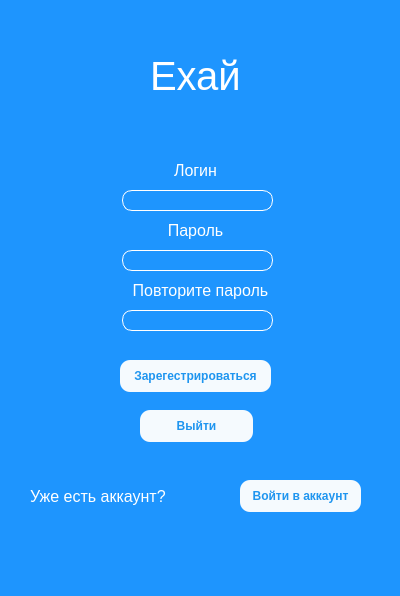
<?xml version="1.0" encoding="UTF-8"?>
<ui version="4.0">
 <class>Form</class>
 <widget class="QWidget" name="Form">
  <property name="geometry">
   <rect>
    <x>0</x>
    <y>0</y>
    <width>400</width>
    <height>596</height>
   </rect>
  </property>
  <property name="windowTitle">
   <string>Регистрация</string>
  </property>
  <property name="styleSheet">
   <string notr="true">QWidget {
	background: #1E95FE;
}

QLabel {
	color: white;
}

QPushButton {
	color: #1F95EF;
	background: #F5FAFE;
	font-weight: bold;
	border-radius: 10px;
}

QLineEdit {
	border: 1px solid white;
	border-radius: 10px;
	padding: 0px 8px;
}</string>
  </property>
  <widget class="QLabel" name="createAccLable">
   <property name="geometry">
    <rect>
     <x>30</x>
     <y>486</y>
     <width>171</width>
     <height>20</height>
    </rect>
   </property>
   <property name="styleSheet">
    <string notr="true">background: transparent;
font-size: 16px;</string>
   </property>
   <property name="text">
    <string>Уже есть аккаунт?</string>
   </property>
  </widget>
  <widget class="QLineEdit" name="passInput">
   <property name="geometry">
    <rect>
     <x>122</x>
     <y>250</y>
     <width>151</width>
     <height>21</height>
    </rect>
   </property>
   <property name="styleSheet">
    <string notr="true"/>
   </property>
  </widget>
  <widget class="QLabel" name="passLable">
   <property name="geometry">
    <rect>
     <x>160</x>
     <y>220</y>
     <width>71</width>
     <height>21</height>
    </rect>
   </property>
   <property name="styleSheet">
    <string notr="true">background: transparent;
font-size: 16px;</string>
   </property>
   <property name="text">
    <string>Пароль</string>
   </property>
   <property name="alignment">
    <set>Qt::AlignCenter</set>
   </property>
  </widget>
  <widget class="QLabel" name="loginLable">
   <property name="geometry">
    <rect>
     <x>160</x>
     <y>160</y>
     <width>71</width>
     <height>21</height>
    </rect>
   </property>
   <property name="styleSheet">
    <string notr="true">background: transparent;
font-size: 16px;</string>
   </property>
   <property name="text">
    <string>Логин</string>
   </property>
   <property name="textFormat">
    <enum>Qt::AutoText</enum>
   </property>
   <property name="alignment">
    <set>Qt::AlignCenter</set>
   </property>
  </widget>
  <widget class="QLabel" name="picture">
   <property name="geometry">
    <rect>
     <x>130</x>
     <y>20</y>
     <width>131</width>
     <height>121</height>
    </rect>
   </property>
   <property name="styleSheet">
    <string notr="true">background: transparent;
font-size: 30px;
border: none;</string>
   </property>
   <property name="text">
    <string/>
   </property>
   <property name="pixmap">
    <pixmap>photo_2024-06-15_14-05-17.jpg</pixmap>
   </property>
   <property name="scaledContents">
    <bool>true</bool>
   </property>
   <property name="wordWrap">
    <bool>true</bool>
   </property>
  </widget>
  <widget class="QPushButton" name="regBtn">
   <property name="geometry">
    <rect>
     <x>120</x>
     <y>360</y>
     <width>151</width>
     <height>32</height>
    </rect>
   </property>
   <property name="cursor">
    <cursorShape>PointingHandCursor</cursorShape>
   </property>
   <property name="styleSheet">
    <string notr="true"/>
   </property>
   <property name="text">
    <string>Зарегестрироваться</string>
   </property>
  </widget>
  <widget class="QLineEdit" name="loginInput">
   <property name="geometry">
    <rect>
     <x>122</x>
     <y>190</y>
     <width>151</width>
     <height>21</height>
    </rect>
   </property>
   <property name="styleSheet">
    <string notr="true"/>
   </property>
  </widget>
  <widget class="QPushButton" name="inputBtn">
   <property name="geometry">
    <rect>
     <x>240</x>
     <y>480</y>
     <width>121</width>
     <height>32</height>
    </rect>
   </property>
   <property name="cursor">
    <cursorShape>PointingHandCursor</cursorShape>
   </property>
   <property name="styleSheet">
    <string notr="true"/>
   </property>
   <property name="text">
    <string>Войти в аккаунт</string>
   </property>
  </widget>
  <widget class="QPushButton" name="exitBtn">
   <property name="geometry">
    <rect>
     <x>140</x>
     <y>410</y>
     <width>113</width>
     <height>32</height>
    </rect>
   </property>
   <property name="cursor">
    <cursorShape>PointingHandCursor</cursorShape>
   </property>
   <property name="styleSheet">
    <string notr="true"/>
   </property>
   <property name="text">
    <string>Выйти</string>
   </property>
  </widget>
  <widget class="QLabel" name="rePassLable">
   <property name="geometry">
    <rect>
     <x>120</x>
     <y>280</y>
     <width>161</width>
     <height>21</height>
    </rect>
   </property>
   <property name="styleSheet">
    <string notr="true">background: transparent;
font-size: 16px;</string>
   </property>
   <property name="text">
    <string>Повторите пароль</string>
   </property>
   <property name="alignment">
    <set>Qt::AlignCenter</set>
   </property>
  </widget>
  <widget class="QLineEdit" name="rePassInput">
   <property name="geometry">
    <rect>
     <x>122</x>
     <y>310</y>
     <width>151</width>
     <height>21</height>
    </rect>
   </property>
   <property name="styleSheet">
    <string notr="true"/>
   </property>
  </widget>
  <widget class="QLabel" name="label">
   <property name="geometry">
    <rect>
     <x>150</x>
     <y>30</y>
     <width>141</width>
     <height>91</height>
    </rect>
   </property>
   <property name="styleSheet">
    <string notr="true">font-size: 40px;</string>
   </property>
   <property name="text">
    <string>Ехай</string>
   </property>
  </widget>
 </widget>
 <resources/>
 <connections/>
</ui>
